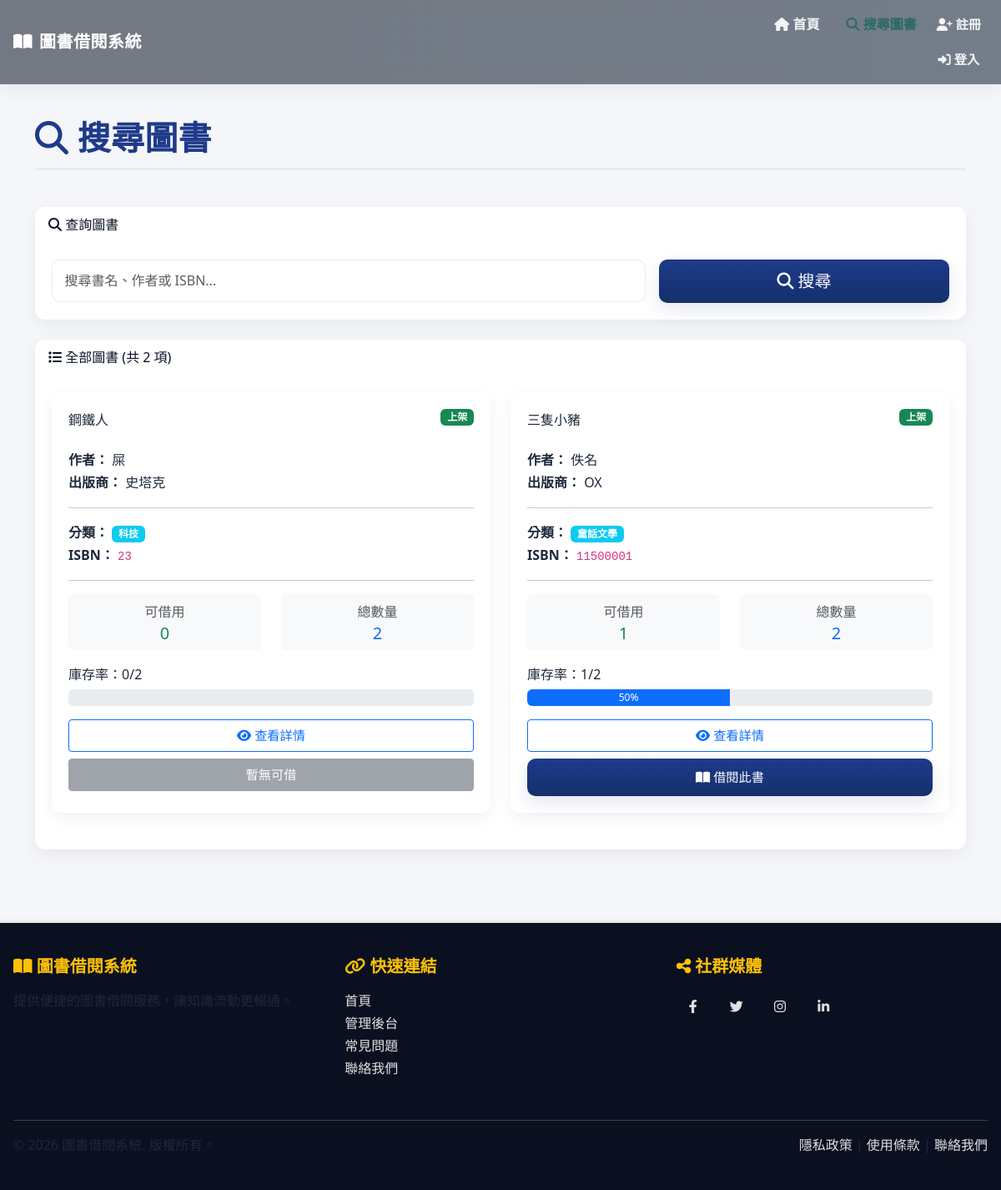
The app's page /search/ with its own data.
### library/models.py (models this page shows, shortened)
class Book(models.Model):
    STATUS_CHOICES = [
        ('available', '上架'),
        ('unavailable', '下架'),
    ]
    title = models.CharField(
        max_length=200,
        verbose_name='書名',
        help_text='圖書標題'
    )
    author = models.CharField(
        max_length=100,
        verbose_name='作者',
        help_text='圖書作者名稱'
    )
    isbn = models.CharField(
        max_length=20,
        unique=True,
        verbose_name='ISBN',
        help_text='國際標準書號'
    )
    publisher = models.CharField(
        max_length=100,
        verbose_name='出版商',
        help_text='圖書出版社'
    )
    category = models.CharField(
        max_length=50,
        verbose_name='分類',
        help_text='圖書分類（如：文學、歷史、科技等）'
    )
    created_date = models.DateTimeField(
        auto_now_add=True,
        verbose_name='建檔日期',
        help_text='圖書建檔時間'
    )
    total_quantity = models.IntegerField(
        default=1,
        verbose_name='總數量',
        help_text='圖書館購入該書的總冊數'
    )
    available_quantity = models.IntegerField(
        default=1,
        verbose_name='庫存數量',
        help_text='該書目前可借用的冊數'
    )
    status = models.CharField(
        max_length=20,
        choices=STATUS_CHOICES,
        default='available',
        verbose_name='狀態',
        help_text='圖書當前狀態（上架/下架）'
    )
    class Meta:
        verbose_name = '圖書'
        verbose_name_plural = '圖書'
        ordering = ['-created_date']
        indexes = [
            models.Index(fields=['isbn']),
            models.Index(fields=['category']),
        ]

### library/views.py (the view)
# urls.py: path('search/', views.search_book, name='search_book'),
@require_http_methods(["GET"])
def search_book(request):
    books = Book.objects.all()
    search_query = request.GET.get('q', '')
    if search_query:
        books = books.filter(
            Q(title__icontains=search_query) |
            Q(author__icontains=search_query) |
            Q(isbn__icontains=search_query)
        )
    for book in books:
        if book.total_quantity > 0:
            book.available_percent = round((book.available_quantity / book.total_quantity) * 100, 0)
        else:
            book.available_percent = 0
    context = {
        'books': books,
        'search_query': search_query,
        'total_results': books.count(),
    }
    return render(request, 'reports/search_book.html', context)

### library/templates/reports/search_book.html (shortened to what this page needs)
{% extends "base.html" %}
{% block content %}
<div class="row mb-4">
    <div class="col-12">
        <h1 class="page-title">
            <i class="fas fa-magnifying-glass"></i> 搜尋圖書
        </h1>
    </div>
</div>
<div class="card mb-4">
    <div class="card-header">
        <i class="fas fa-search"></i> 查詢圖書
    </div>
    <div class="card-body">
        <form method="get" class="row g-3">
            <div class="col-md-8">
                <input type="text" name="q" class="form-control form-control-lg"
                       placeholder="搜尋書名、作者或 ISBN..."
                       value="{{ search_query }}">
            </div>
            <div class="col-md-4">
                <button type="submit" class="btn btn-primary btn-lg w-100">
                    <i class="fas fa-search"></i> 搜尋
                </button>
            </div>
        </form>
    </div>
</div>
<div class="card">
    <div class="card-header">
        <i class="fas fa-list"></i>
        {% if search_query %}
            搜尋結果「{{ search_query }}」(共 {{ total_results }} 項)
        {% else %}
            全部圖書 (共 {{ total_results }} 項)
        {% endif %}
    </div>
    <div class="card-body">
        {% if books %}
        <div class="row">
            {% for book in books %}
            <div class="col-md-6 mb-4">
                <div class="card h-100">
                    <div class="card-body">
                        <div class="d-flex justify-content-between align-items-start mb-3">
                            <div>
                                <h5 class="card-title">
                                    <a href="{% url 'library:book_detail' book.pk %}" class="text-decoration-none">
                                        {{ book.title }}
                                    </a>
                                </h5>
                            </div>
                            {% if book.status == 'available' %}
                                <span class="badge bg-success">上架</span>
                            {% else %}
                                <span class="badge bg-danger">下架</span>
                            {% endif %}
                        </div>
                        <p class="card-text">
                            <strong>作者：</strong> {{ book.author }}<br>
                            <strong>出版商：</strong> {{ book.publisher }}
                        </p>
                        <hr>
                        <p class="card-text">
                            <strong>分類：</strong>
                            <span class="badge bg-info">{{ book.category }}</span><br>
                            <strong>ISBN：</strong> <code>{{ book.isbn }}</code>
                        </p>
                        <hr>
                        <div class="row text-center mb-3">
                            <div class="col-6">
                                <div class="p-2 bg-light rounded">
                                    <small class="d-block text-muted">可借用</small>
                                    <h5 class="mb-0 text-success">
                                        {{ book.available_quantity }}
                                    </h5>
                                </div>
                            </div>
                            <div class="col-6">
                                <div class="p-2 bg-light rounded">
                                    <small class="d-block text-muted">總數量</small>
                                    <h5 class="mb-0 text-primary">
                                        {{ book.total_quantity }}
                                    </h5>
                                </div>
                            </div>
                        </div>
                        <div class="mb-3">
                            <small class="d-block mb-1">庫存率：{{ book.available_quantity }}/{{ book.total_quantity }}</small>
                            <div class="progress" style="height: 20px;">
                                <div class="progress-bar" role="progressbar"
                                     style="width: {{ book.available_percent }}%;"
                                     aria-valuenow="{{ book.available_percent }}"
                                     aria-valuemin="0" aria-valuemax="100">
                                    {{ book.available_percent|floatformat:0 }}%
                                </div>
                            </div>
                        </div>
                        <div class="d-grid gap-2">
                            <a href="{% url 'library:book_detail' book.pk %}" class="btn btn-outline-primary btn-sm">
                                <i class="fas fa-eye"></i> 查看詳情
                            </a>
                            {% if book.available_quantity > 0 and book.status == 'available' %}
                            <a href="{% url 'library:borrow_create' %}" class="btn btn-primary btn-sm">
                                <i class="fas fa-book-open"></i> 借閱此書
                            </a>
                            {% else %}
                            <button class="btn btn-secondary btn-sm" disabled>
                                暫無可借
                            </button>
                            {% endif %}
                        </div>
                    </div>
                </div>
            </div>
            {% endfor %}
        </div>
        {% endif %}
    </div>
</div>
{% endblock %}

### static/css/site.css (style rules this page uses)
:root { --bg: #F4F6F9; --text:#0f1724; --muted:#526075; --primary:#1e3a8a; --accent:#fb923c; --glass: rgba(255,255,255,0.06); --card-radius:12px; }
.card { border-radius: var(--card-radius); transition: transform .25s ease, box-shadow .25s ease; }
.card .card-body { padding:1.25rem; }
.btn-primary { background: linear-gradient(180deg,var(--primary), #15306b); border: none; box-shadow:0 8px 20px rgba(30,58,138,0.12); border-radius:10px; padding:.7rem 1rem; }
.form-control { border-radius: 10px; }

### library/templates/base.html (style rules this page uses)
:root { --bg-color: #F4F6F9; --text-color: #1E293B; --muted-color: #374151; --title-color: #1E3A8A; --link-color: #2B6B62; --accent-color: #D97706; --card-radius: 0.75rem; --base-font-size: 16px; --base-line-height: 1.68; }
html { height: 100%; }
body { min-height: 100vh; display: flex; flex-direction: column; background-color: var(--bg-color); color: var(--text-color); font-family: 'Noto Sans TC', 'Microsoft JhengHei', system-ui, -apple-system, "Segoe UI", Roboto, 'Helvetica Neue', Arial, sans-serif; font-size: var(--base-font-size); line-height: var(--base-line-height); -webkit-font-smoothing: antialiased; -moz-osx-font-smoothing: grayscale; }
.page-title { margin-bottom: 1.25rem; color: var(--title-color); border-bottom: 3px solid rgba(30,58,138,0.06); padding-bottom: 0.75rem; font-weight: 700; letter-spacing: 0.2px; }
.card { border: 0; border-radius: var(--card-radius); box-shadow: 0 6px 20px rgba(8,15,25,0.06); transition: transform 0.18s ease, box-shadow 0.18s ease; }
.card-header { background: linear-gradient(90deg, rgba(255,255,255,0.02), rgba(255,255,255,0.01)); color: #091127; border: none; border-radius: var(--card-radius) var(--card-radius) 0 0; }
.btn-primary { background-color: rgba(30,58,138,0.95); border-color: rgba(30,58,138,0.95); color: #fff; box-shadow: 0 6px 18px rgba(30,58,138,0.06); }
.btn-sm { font-size: 0.95rem; padding: .45rem .6rem; }
h1, h2, h3, h4 { color: var(--title-color); line-height: 1.2; margin-top: 0; margin-bottom: 0.5rem; }
p, label, a, small, li, td, th { color: var(--text-color); font-size: 1rem; }
.form-control { font-size: 1rem; line-height: 1.6; padding: .75rem .9rem; border-radius: 0.6rem; border: 1px solid rgba(15,23,42,0.08); background-color: #fff; }

### records on screen
Book: title "鋼鐵人", status "上架", author "屎", publisher "史塔克", category "科技", isbn "23", available_quantity "0", total_quantity "2", shows "暫無可借"
Book: title "三隻小豬", status "上架", author "佚名", publisher "OX", category "童話文學", isbn "11500001", available_quantity "1", total_quantity "2", available_percent "50"

### other values on screen
{{ total_results }} "2"
